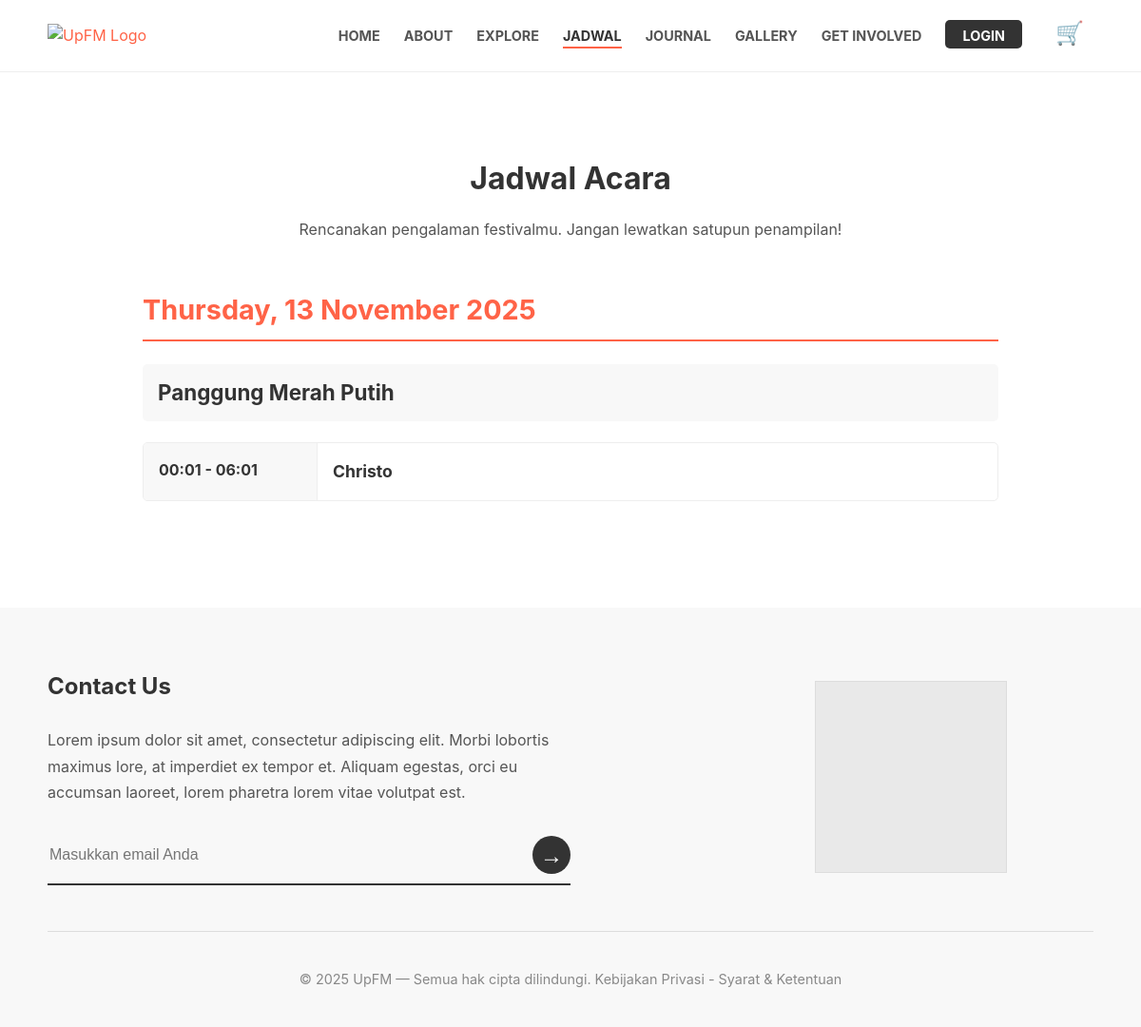
Page /schedule.php on the committed database.
### tables this page shows
CREATE TABLE `schedules` (
  `id` int(11) NOT NULL,
  `artist_id` int(11) NOT NULL,
  `stage_id` int(11) NOT NULL,
  `event_day` date NOT NULL,
  `start_time` time NOT NULL,
  `end_time` time NOT NULL
);

CREATE TABLE `artists` (
  `id` int(11) NOT NULL,
  `name` varchar(255) NOT NULL,
  `genre` varchar(100) DEFAULT NULL,
  `image_url` varchar(255) DEFAULT 'default_artist.jpg',
  `description` text DEFAULT NULL,
  `is_headliner` tinyint(1) NOT NULL DEFAULT 0
);

### schedule.php (the view, shortened to what this page needs)
<?php
require_once 'includes/db.php';
require_once 'includes/header.php';
$sql = "SELECT
            s.event_day,
            s.start_time,
            s.end_time,
            a.name AS artist_name,
            st.name AS stage_name
        FROM
            schedules s
        JOIN
            artists a ON s.artist_id = a.id
        JOIN
            stages st ON s.stage_id = st.id
        ORDER BY
            s.event_day, st.name, s.start_time";
$raw_schedules = $conn->query($sql)->fetch_all(MYSQLI_ASSOC);
$grouped_schedule = [];
foreach ($raw_schedules as $schedule) {
    $day = $schedule['event_day'];
    $stage = $schedule['stage_name'];
    $grouped_schedule[$day][$stage][] = $schedule;
}
?>
<div class="container page-container">
    <h1 class="page-main-title">Jadwal Acara</h1>
    <p class="page-subtitle">Rencanakan pengalaman festivalmu. Jangan lewatkan satupun penampilan!</p>
    <div class="schedule-container">
        <?php if (!empty($grouped_schedule)): ?>
            <?php foreach ($grouped_schedule as $day => $stages): ?>
                <div class="schedule-day-group">
                    <h2 class="schedule-day-title">
                        <?php echo date('l, d F Y', strtotime($day)); ?>
                    </h2>
                    <?php foreach ($stages as $stage_name => $artists): ?>
                        <div class="schedule-stage-group">
                            <h3 class="schedule-stage-title"><?php echo htmlspecialchars($stage_name); ?></h3>
                            <div class="schedule-item-list">
                                <?php foreach ($artists as $artist_performance): ?>
                                    <div class="schedule-item">
                                        <div class="schedule-time">
                                            <?php echo date('H:i', strtotime($artist_performance['start_time'])); ?> -
                                            <?php echo date('H:i', strtotime($artist_performance['end_time'])); ?>
                                        </div>
                                        <div class="schedule-artist">
                                            <?php echo htmlspecialchars($artist_performance['artist_name']); ?>
                                        </div>
                                    </div>
                                <?php endforeach; ?>
                            </div>
                        </div>
                    <?php endforeach; ?>
                </div>
            <?php endforeach; ?>
        <?php else: ?>
            <p style="text-align: center;">Jadwal acara akan segera diumumkan. Mohon bersabar!</p>
        <?php endif; ?>
    </div>
</div>
<?php
require_once 'includes/footer.php';
?>

### assets/css/style.css (style rules this page uses)
:root { --primary-color: #ff6347; --dark-color: #333; --light-gray: #f8f8f8; --placeholder-gray: #e9e9e9; --text-color: #555; }
body { font-family: -apple-system, BlinkMacSystemFont, "Segoe UI", Roboto, Helvetica, Arial, sans-serif; margin: 0; background: #fff; color: var(--dark-color); line-height: 1.6; }
.container { max-width: 1100px; margin: 0 auto; padding: 0 20px; }
h1, h2, h3 { font-weight: bold; }
.page-container { padding-top: 4rem; padding-bottom: 4rem; }
.page-main-title { text-align: center; font-size: 2rem; margin-bottom: 0.5rem; }
.page-subtitle { text-align: center; color: var(--text-color); margin-bottom: 3rem; }
.schedule-container { max-width: 900px; margin: 0 auto; }
.schedule-day-group { margin-bottom: 3rem; }
.schedule-day-title { font-size: 1.8rem; color: var(--primary-color); border-bottom: 2px solid var(--primary-color); padding-bottom: 0.5rem; margin-bottom: 1.5rem; }
.schedule-stage-group { margin-bottom: 2rem; }
.schedule-stage-title { font-size: 1.4rem; color: var(--dark-color); background-color: var(--light-gray); padding: 0.75rem 1rem; border-radius: 5px; }
.schedule-item-list { border: 1px solid #eee; border-radius: 5px; overflow: hidden; }
.schedule-item { display: flex; border-bottom: 1px solid #eee; transition: background-color 0.2s ease; }
.schedule-item:last-child { border-bottom: none; }
.schedule-time { flex-basis: 150px; flex-shrink: 0; padding: 1rem; font-weight: bold; background-color: var(--light-gray); border-right: 1px solid #eee; }
.schedule-artist { padding: 1rem; font-size: 1.1rem; font-weight: bold; color: var(--dark-color); }

### rows in the picture
schedules: event_day "Thursday, 13 November 2025", stage_name "Panggung Merah Putih", start_time "00:01", end_time "06:01", artist.name "Christo"
